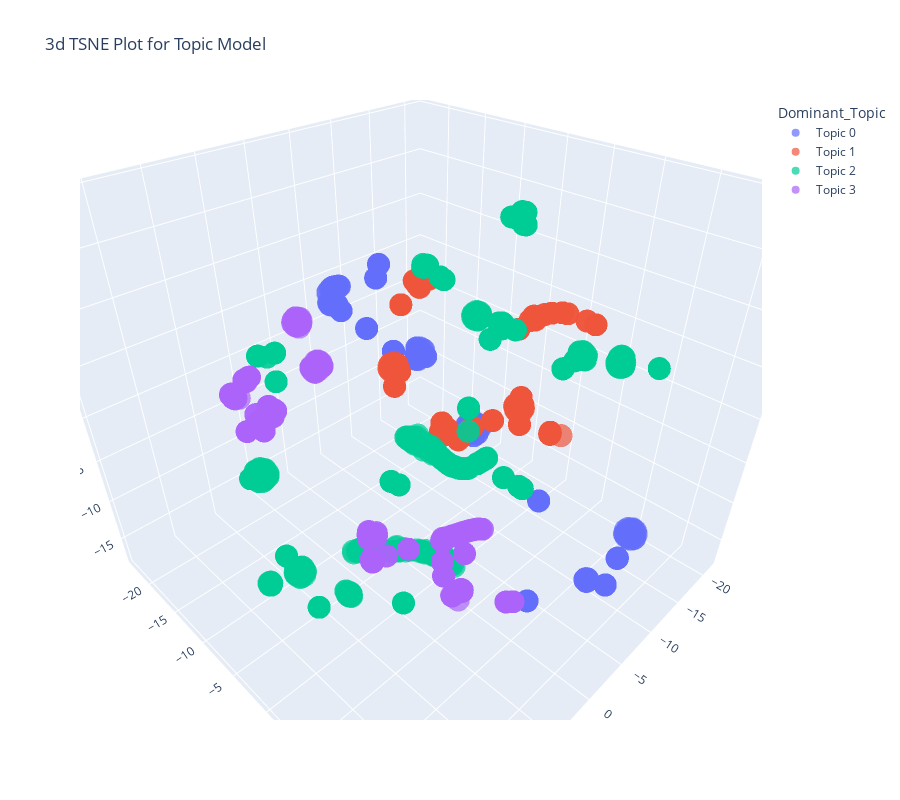
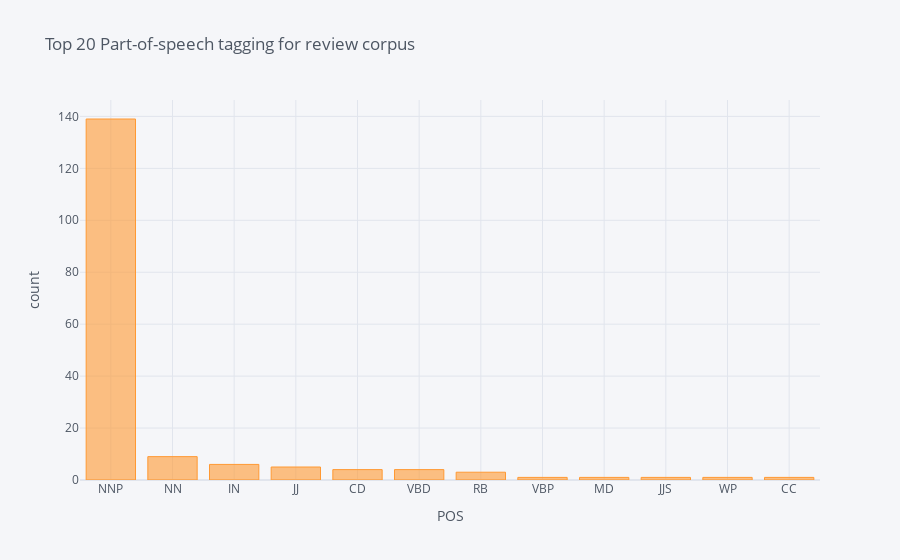

The notebook cell saved with these charts, in order:
### Code cell
plot_model(lda, plot='tsne')
plot_model(lda, plot='umap')
plot_model(lda, plot='pos')

### Figure 1 — Plotly figure (JSON) as saved in the notebook; plotly's stock layout.template omitted (floating-point values rounded to 4 significant figures; data arrays with more than 128 entries replaced by an {"elided": "..."} marker saying what was removed)
{"data": [{"hovertemplate": "Dominant_Topic=Topic 0<br>0=%{x}<br>1=%{y}<br>2=%{z}<extra></extra>", "legendgroup": "Topic 0", "marker": {"color": "#636efa", "opacity": 0.7, "symbol": "circle"}, "mode": "markers", "name": "Topic 0", "scene": "scene", "showlegend": true, "type": "scatter3d", "x": {"elided": "227 float values"}, "y": {"elided": "227 float values"}, "z": {"elided": "227 float values"}}, {"hovertemplate": "Dominant_Topic=Topic 1<br>0=%{x}<br>1=%{y}<br>2=%{z}<extra></extra>", "legendgroup": "Topic 1", "marker": {"color": "#EF553B", "opacity": 0.7, "symbol": "circle"}, "mode": "markers", "name": "Topic 1", "scene": "scene", "showlegend": true, "type": "scatter3d", "x": {"elided": "275 float values"}, "y": {"elided": "275 float values"}, "z": {"elided": "275 float values"}}, {"hovertemplate": "Dominant_Topic=Topic 2<br>0=%{x}<br>1=%{y}<br>2=%{z}<extra></extra>", "legendgroup": "Topic 2", "marker": {"color": "#00cc96", "opacity": 0.7, "symbol": "circle"}, "mode": "markers", "name": "Topic 2", "scene": "scene", "showlegend": true, "type": "scatter3d", "x": {"elided": "592 float values"}, "y": {"elided": "592 float values"}, "z": {"elided": "592 float values"}}, {"hovertemplate": "Dominant_Topic=Topic 3<br>0=%{x}<br>1=%{y}<br>2=%{z}<extra></extra>", "legendgroup": "Topic 3", "marker": {"color": "#ab63fa", "opacity": 0.7, "symbol": "circle"}, "mode": "markers", "name": "Topic 3", "scene": "scene", "showlegend": true, "type": "scatter3d", "x": {"elided": "338 float values"}, "y": {"elided": "338 float values"}, "z": {"elided": "338 float values"}}], "layout": {"height": 800, "legend": {"title": {"text": "Dominant_Topic"}, "tracegroupgap": 0}, "scene": {"domain": {"x": [0, 1], "y": [0, 1]}, "xaxis": {"title": {"text": "0"}, "type": "linear"}, "yaxis": {"title": {"text": "1"}, "type": "linear"}, "zaxis": {"title": {"text": "2"}, "type": "linear"}, "aspectratio": {"x": 1.031, "y": 1.037, "z": 0.9353}, "aspectmode": "auto", "camera": {"up": {"x": 0, "y": 0, "z": 1}, "center": {"x": 0, "y": 0, "z": 0}, "eye": {"x": 0.9249, "y": 0.9249, "z": 0.9249}, "projection": {"type": "perspective"}}}, "title": {"text": "3d TSNE Plot for Topic Model"}, "width": 900}}

### Figure 2 — Plotly figure (JSON) as saved in the notebook; plotly's stock layout.template omitted (floating-point values rounded to 4 significant figures)
{"data": [{"marker": {"color": "rgba(255, 153, 51, 0.6)", "line": {"color": "rgba(255, 153, 51, 1.0)", "width": 1}}, "name": "pos", "orientation": "v", "text": "", "type": "bar", "x": ["NNP", "NN", "IN", "JJ", "CD", "VBD", "RB", "VBP", "MD", "JJS", "WP", "CC"], "y": [139, 9, 6, 5, 4, 4, 3, 1, 1, 1, 1, 1]}], "layout": {"legend": {"bgcolor": "#F5F6F9", "font": {"color": "#4D5663"}}, "paper_bgcolor": "#F5F6F9", "plot_bgcolor": "#F5F6F9", "title": {"font": {"color": "#4D5663"}, "text": "Top 20 Part-of-speech tagging for review corpus"}, "xaxis": {"gridcolor": "#E1E5ED", "showgrid": true, "tickfont": {"color": "#4D5663"}, "title": {"font": {"color": "#4D5663"}, "text": "POS"}, "zerolinecolor": "#E1E5ED", "type": "category", "range": [-0.5, 11.5], "autorange": true}, "yaxis": {"gridcolor": "#E1E5ED", "showgrid": true, "tickfont": {"color": "#4D5663"}, "title": {"font": {"color": "#4D5663"}, "text": "count"}, "zerolinecolor": "#E1E5ED", "type": "linear", "range": [0, 146.3], "autorange": true}}}
